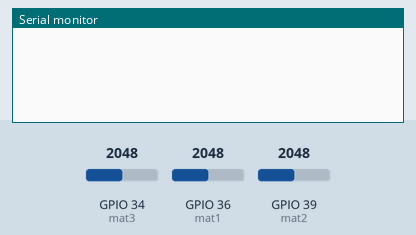
Simulated run of this sketch. Board: ESP32. Shown: the last lines printed to the serial monitor. The test bench sets the inputs (shaded band); at power-on: GPIO 34 (mat3) = 2048, GPIO 36 (mat1) = 2048, GPIO 39 (mat2) = 2048.

Above: at 1.2 s.
1.3 s: GPIO 34 (mat3) set to 2866
At 2.3 s:
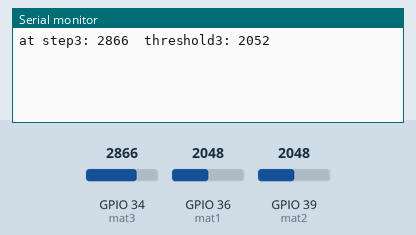
3.3 s: GPIO 36 (mat1) set to 2866
At 4.6 s:
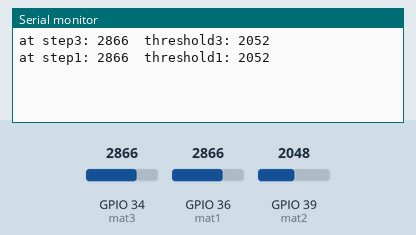
4.8 s: GPIO 39 (mat2) set to 2866
At 6.1 s:
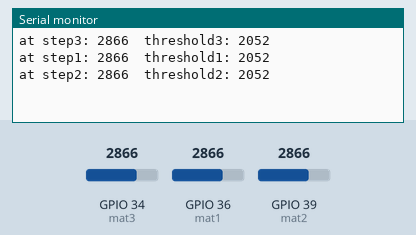
6.3 s: GPIO 34 (mat3) set to 3603
At 7.3 s:
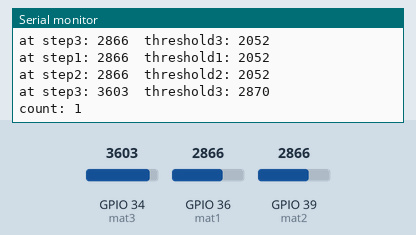
8.3 s: GPIO 36 (mat1) set to 3603
At 9.6 s:
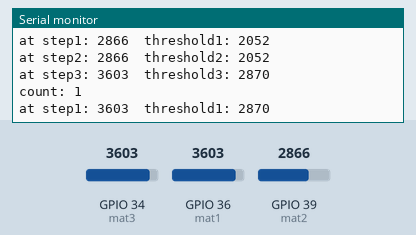
9.8 s: GPIO 39 (mat2) set to 3603
At 11.2 s:
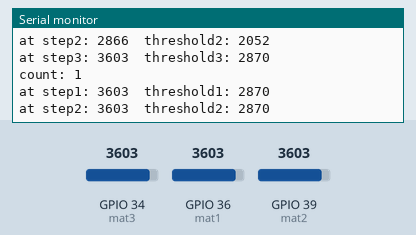
Timing chart, 0 to 12.3 s (numbered marks = the images above; inputs shaded):
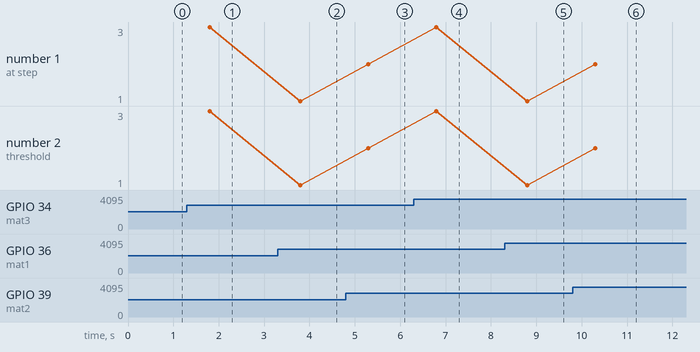

Measured:
- after the input at 1.3 s, the serial monitor: prints a new line after 0.50 s (image 1)
- after the input at 3.3 s, the serial monitor: prints a new line after 0.50 s (image 2)
- after the input at 4.8 s, the serial monitor: prints a new line after 0.50 s (image 3)
- after the input at 6.3 s, the serial monitor: prints a new line after 0.50 s (image 4)
- after the input at 8.3 s, the serial monitor: prints a new line after 0.50 s (image 5)
- after the input at 9.8 s, the serial monitor: prints a new line after 0.50 s (image 6)
- plotted number 1: 3 → 1 after the input at 3.3 s, 1 → 2 after the input at 4.8 s, 2 → 3 after the input at 6.3 s, 1 → 2 after the input at 9.8 s
- plotted number 2: 3 → 1 after the input at 3.3 s, 1 → 2 after the input at 4.8 s, 2 → 3 after the input at 6.3 s, 1 → 2 after the input at 9.8 s

The sketch:

countingwith3esp32.ino
```cpp
#define mat1 36
#define mat2 39
#define mat3 34

int person = 4;
int threshold1, threshold2, threshold3;
int step1, step2 , step3;
int inStep = 0, midStep = 0, outStep = 0;
bool s1, s2, s3;
int count = 0;
long starttime, stoptime;
void setup() {
  // put your setup code here, to run once:
  pinMode(mat1, INPUT);
  pinMode(mat2, INPUT);
  pinMode(mat3, INPUT);
  threshold1 = analogRead(mat1) + person;
  threshold2 = analogRead(mat2) + person;
  threshold3 = analogRead(mat3) + person;
  starttime = millis();
  Serial.begin(9600);
}

void loop() {
  // put your main code here, to run repeatedly:
  step1 = analogRead(mat1);
  step2 = analogRead(mat2);
  step3 = analogRead(mat3);
  if(step1 > threshold1){
    delay(500);
    Serial.print("at step1: ");
    Serial.print(step1);
    Serial.print("  threshold1: ");
    Serial.println(threshold1);
    // inStep += 1;
    s1 = true;
    threshold1 = step1 + person;
    starttime = millis();
    count_people(true);
  }
  if(step2 > threshold2){
    delay(500);
    Serial.print("at step2: ");
    Serial.print(step2);
    Serial.print("  threshold2: ");
    Serial.println(threshold2);
    // midStep += 1;
    s2 = true;
    threshold2 = step2 + person;
    starttime = millis();
  }
  if(step3 > threshold3){
    delay(500);
    Serial.print("at step3: ");
    Serial.print(step3);
    Serial.print("  threshold3: ");
    Serial.println(threshold3);
    //outStep += 1;
    s3 = true;
    threshold3 = step3 + person;
    starttime = millis();
    count_people(false);
  }
  stoptime = millis();
  timout_refresh();
}

void count_people(bool trueforoutcount){
  if(s1 && s2 && s3){
    if(trueforoutcount){
      count -= 1;
    }
    else{
      count += 1;
    }
    s1 = false;
    s2 = false;
    s3 = false;
    threshold1 = step1 + person;
    threshold2 = step2 + person;
    threshold3 = step3 + person;
    Serial.print("count: ");
    Serial.println(count);
  }
}

void timout_refresh(){
  if((stoptime - starttime) > 15000){
    Serial.println("timeout, refreshing values");
//    inStep = 0;
//    midStep = 0;
//    outStep = 0;
    starttime = millis();
    s1 = false;
    s2 = false;
    s3 = false;
    threshold1 = step1 + person;
    threshold2 = step2 + person;
    threshold3 = step3 + person;
  }
}
```
